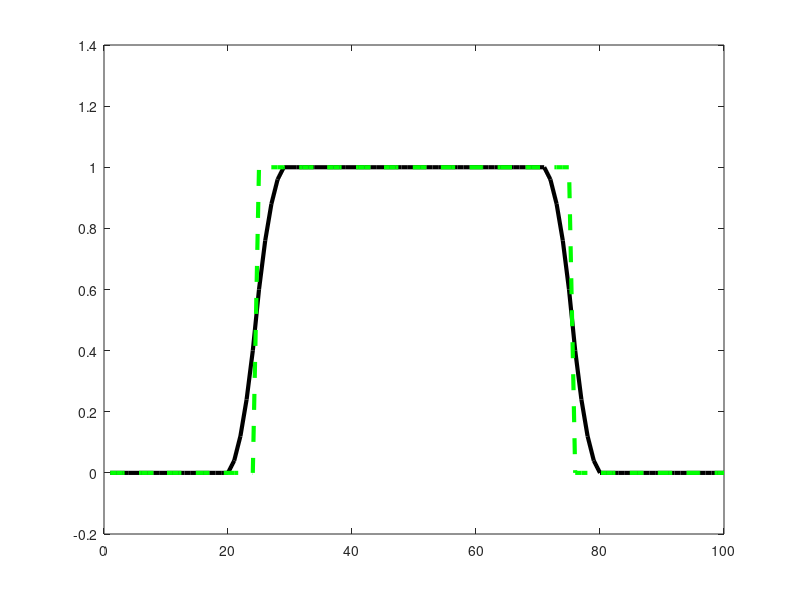
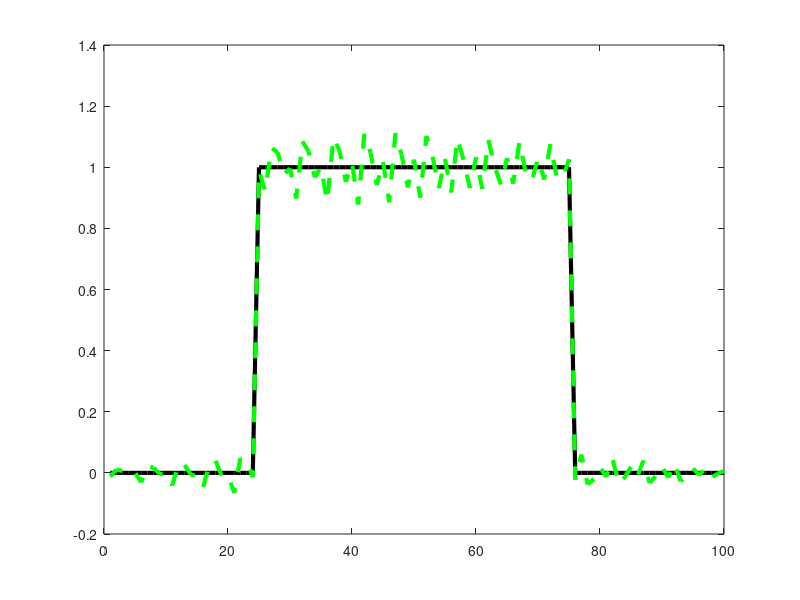
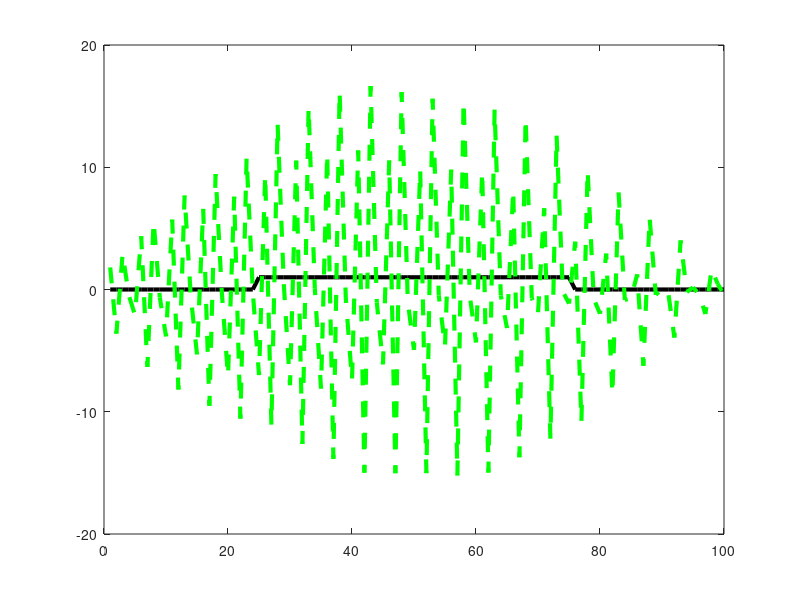
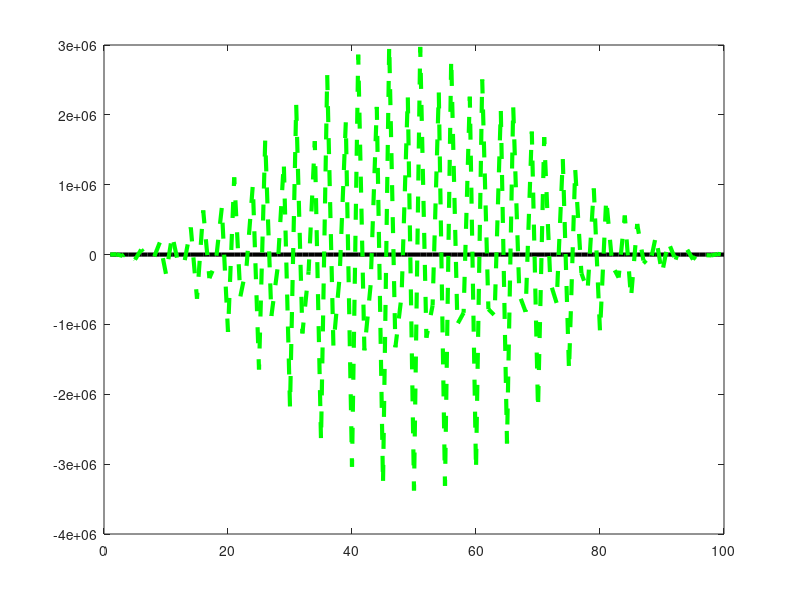

Write the MATLAB code that produced these figures, in order.
clear
close all
clc

%1 The function f
n = 100;
f = zeros(n,1);
f(25:75) = 1;

% Point spread function
p = [1, 1, 1, 1, 1]';
p = conv(p,p); % full autoconvolution
p = p/sum(p);

%2 Find the convolution matrix A
A = convmtx(p,n);
nu = (length(p)-1)/2;
A = A(nu+1:nu+n,:);

%3 Data for the inverse problem
m = A*f;
f0 = inv(A)*m;


figure(1)
plot(m,'k-','LineWidth',3)
hold on
plot(f0,'g--','LineWidth',3)


%4 Add noise to the data.
delta = 1E-4;
epsilon = delta*randn(n,1); % (pseudo)random gaussian numbers with mean 0 and std deviation delta 
m_d = m + epsilon;
f_d = inv(A)*m_d;
figure(2)
plot(f,'k-','LineWidth',3)
hold on
plot(f_d,'g--','LineWidth',3)

%4 More noise
delta = 1E-2;
epsilon = delta*randn(n,1);
m_d1 = m + epsilon;
f_d1 = inv(A)*m_d1;
figure(3)
plot(f,'k-','LineWidth',3)
hold on
plot(f_d1,'g--','LineWidth',3)
error_d1 = norm(f-f_d1);

%5 Gaussian distribution of the point spread function
p2 = [1, 1, 1, 1, 1]';
p2 = conv(p2,p2);
p2 = conv(p2,p2);
p2 = conv(p2,p2);
p2 = p2/sum(p2);
A2 = convmtx(p2,n);
nu = (length(p2)-1)/2;
A2 = A2(nu+1:nu+n,:);
delta = 1E-4;
epsilon = delta*randn(n,1);
m_d2 = A2*f + epsilon;
f_d2 = inv(A2) * m_d2;
figure(4)
plot(f,'k-','LineWidth',3)
hold on
plot(f_d2,'g--','LineWidth',3)



inv_A = inv(A);

norm_inv_A = norm(inv_A);

[U,S,V] = svd(A);

sing_val = diag(S);

cond_A = cond(A);
